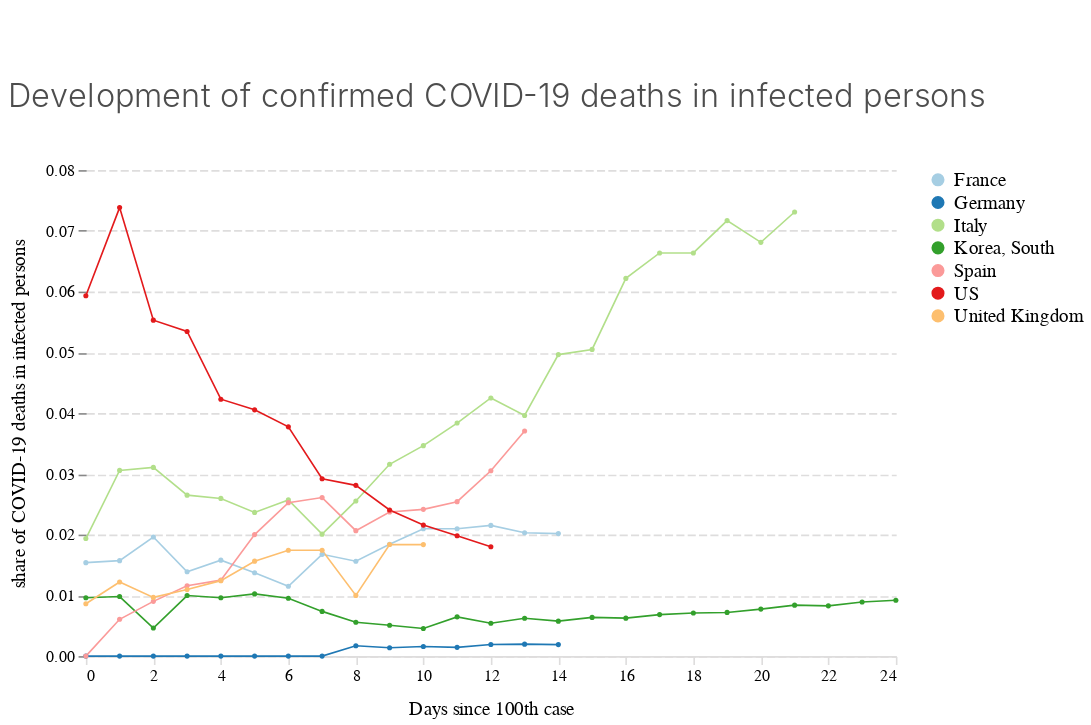

This figure's notebook cell:
### Code cell
chart_deaths_infections_100

### Figure 1 — Vega-Lite specification as saved in the notebook (floating-point values rounded to 4 significant figures)
{"$schema": "https://vega.github.io/schema/vega-lite/v3.4.0.json", "config": {"area": {"fill": "#1696d2"}, "axisX": {"domain": true, "domainColor": "#DEDDDD", "domainDashOffset": 10, "domainWidth": 1, "grid": false, "labelAngle": 0, "labelFont": "Avenir", "labelFontSize": 10, "tickColor": "#DEDDDD", "titleFont": "Avenir", "titleFontSize": 12, "titleFontWeight": 400, "titlePadding": 10}, "axisY": {"domain": false, "domainDashOffset": 10, "grid": true, "gridColor": "#DEDDDD", "gridDash": [5, 2], "gridWidth": 1, "labelAngle": 0, "labelFont": "Avenir", "labelFontSize": 10, "titleFont": "Avenir", "titleFontSize": 12, "titleFontWeight": 400, "titlePadding": 10}, "bar": {"fill": "#1696d2", "strokeWidth": 0}, "guide-title": {"color": "Monospace", "font": "Avenir", "fontSize": 15}, "header": {"titleFontSize": 12, "titleFontWeight": 400}, "legend": {"labelFont": "Avenir", "labelFontSize": 12, "symbolSize": 50, "symbolType": "circle", "title": "", "titleFont": "Avenir", "titleFontSize": 12}, "line": {"color": "#1696d2", "stroke": "#1696d2", "strokeWidth": 1}, "path": {"stroke": "#1696d2"}, "point": {"filled": true}, "range": {"category": ["#a6cee3", "#1f78b4", "#b2df8a", "#33a02c", "#fb9a99", "#e31a1c", "#fdbf6f", "#ff7f00"], "diverging": ["#cfe8f3", "#a2d4ec", "#73bfe2", "#46abdb", "#1696d2", "#12719e"]}, "text": {"align": "right", "color": "#1696d2", "font": "Avenir", "fontSize": 12, "fontWeight": 400, "size": 11}, "title": {"anchor": "start", "color": "#4d4d4d", "font": "Avenir", "fontSize": 20, "fontWeight": 300, "lineHeight": 100, "offset": 30}, "trail": {"color": "#1696d2", "stroke": "#1696d2"}, "view": {"strokeWidth": 0}}, "data": {"name": "data-0af2baea86603098702910b9c5cc58e4"}, "datasets": {"data-0af2baea86603098702910b9c5cc58e4": [{"confirmed": 130, "country": "France", "date": "2020-03-01T00:00:00", "days_since100": 0, "death_rate": 0.01538, "deaths": 2}, {"confirmed": 191, "country": "France", "date": "2020-03-02T00:00:00", "days_since100": 1, "death_rate": 0.01571, "deaths": 3}, {"confirmed": 204, "country": "France", "date": "2020-03-03T00:00:00", "days_since100": 2, "death_rate": 0.01961, "deaths": 4}, {"confirmed": 288, "country": "France", "date": "2020-03-04T00:00:00", "days_since100": 3, "death_rate": 0.01389, "deaths": 4}, {"confirmed": 380, "country": "France", "date": "2020-03-05T00:00:00", "days_since100": 4, "death_rate": 0.01579, "deaths": 6}, {"confirmed": 656, "country": "France", "date": "2020-03-06T00:00:00", "days_since100": 5, "death_rate": 0.01372, "deaths": 9}, {"confirmed": 957, "country": "France", "date": "2020-03-07T00:00:00", "days_since100": 6, "death_rate": 0.01149, "deaths": 11}, {"confirmed": 1134, "country": "France", "date": "2020-03-08T00:00:00", "days_since100": 7, "death_rate": 0.01675, "deaths": 19}, {"confirmed": 1217, "country": "France", "date": "2020-03-09T00:00:00", "days_since100": 8, "death_rate": 0.01561, "deaths": 19}, {"confirmed": 1792, "country": "France", "date": "2020-03-10T00:00:00", "days_since100": 9, "death_rate": 0.01842, "deaths": 33}, {"confirmed": 2289, "country": "France", "date": "2020-03-11T00:00:00", "days_since100": 10, "death_rate": 0.02097, "deaths": 48}, {"confirmed": 2289, "country": "France", "date": "2020-03-12T00:00:00", "days_since100": 11, "death_rate": 0.02097, "deaths": 48}, {"confirmed": 3672, "country": "France", "date": "2020-03-13T00:00:00", "days_since100": 12, "death_rate": 0.02151, "deaths": 79}, {"confirmed": 4480, "country": "France", "date": "2020-03-14T00:00:00", "days_since100": 13, "death_rate": 0.02031, "deaths": 91}, {"confirmed": 4513, "country": "France", "date": "2020-03-15T00:00:00", "days_since100": 14, "death_rate": 0.02016, "deaths": 91}, {"confirmed": 130, "country": "Germany", "date": "2020-03-01T00:00:00", "days_since100": 0, "death_rate": 0, "deaths": 0}, {"confirmed": 159, "country": "Germany", "date": "2020-03-02T00:00:00", "days_since100": 1, "death_rate": 0, "deaths": 0}, {"confirmed": 196, "country": "Germany", "date": "2020-03-03T00:00:00", "days_since100": 2, "death_rate": 0, "deaths": 0}, {"confirmed": 262, "country": "Germany", "date": "2020-03-04T00:00:00", "days_since100": 3, "death_rate": 0, "deaths": 0}, {"confirmed": 482, "country": "Germany", "date": "2020-03-05T00:00:00", "days_since100": 4, "death_rate": 0, "deaths": 0}, {"confirmed": 670, "country": "Germany", "date": "2020-03-06T00:00:00", "days_since100": 5, "death_rate": 0, "deaths": 0}, {"confirmed": 799, "country": "Germany", "date": "2020-03-07T00:00:00", "days_since100": 6, "death_rate": 0, "deaths": 0}, {"confirmed": 1040, "country": "Germany", "date": "2020-03-08T00:00:00", "days_since100": 7, "death_rate": 0, "deaths": 0}, {"confirmed": 1176, "country": "Germany", "date": "2020-03-09T00:00:00", "days_since100": 8, "death_rate": 0.001701, "deaths": 2}, {"confirmed": 1457, "country": "Germany", "date": "2020-03-10T00:00:00", "days_since100": 9, "death_rate": 0.001373, "deaths": 2}, {"confirmed": 1908, "country": "Germany", "date": "2020-03-11T00:00:00", "days_since100": 10, "death_rate": 0.001572, "deaths": 3}, {"confirmed": 2078, "country": "Germany", "date": "2020-03-12T00:00:00", "days_since100": 11, "death_rate": 0.001444, "deaths": 3}, {"confirmed": 3675, "country": "Germany", "date": "2020-03-13T00:00:00", "days_since100": 12, "death_rate": 0.001905, "deaths": 7}, {"confirmed": 4585, "country": "Germany", "date": "2020-03-14T00:00:00", "days_since100": 13, "death_rate": 0.001963, "deaths": 9}, {"confirmed": 5795, "country": "Germany", "date": "2020-03-15T00:00:00", "days_since100": 14, "death_rate": 0.001898, "deaths": 11}, {"confirmed": 155, "country": "Italy", "date": "2020-02-23T00:00:00", "days_since100": 0, "death_rate": 0.01935, "deaths": 3}, {"confirmed": 229, "country": "Italy", "date": "2020-02-24T00:00:00", "days_since100": 1, "death_rate": 0.03057, "deaths": 7}, {"confirmed": 322, "country": "Italy", "date": "2020-02-25T00:00:00", "days_since100": 2, "death_rate": 0.03106, "deaths": 10}, {"confirmed": 453, "country": "Italy", "date": "2020-02-26T00:00:00", "days_since100": 3, "death_rate": 0.02649, "deaths": 12}, {"confirmed": 655, "country": "Italy", "date": "2020-02-27T00:00:00", "days_since100": 4, "death_rate": 0.02595, "deaths": 17}, {"confirmed": 888, "country": "Italy", "date": "2020-02-28T00:00:00", "days_since100": 5, "death_rate": 0.02365, "deaths": 21}, {"confirmed": 1128, "country": "Italy", "date": "2020-02-29T00:00:00", "days_since100": 6, "death_rate": 0.02571, "deaths": 29}, {"confirmed": 1694, "country": "Italy", "date": "2020-03-01T00:00:00", "days_since100": 7, "death_rate": 0.02007, "deaths": 34}, {"confirmed": 2036, "country": "Italy", "date": "2020-03-02T00:00:00", "days_since100": 8, "death_rate": 0.02554, "deaths": 52}, {"confirmed": 2502, "country": "Italy", "date": "2020-03-03T00:00:00", "days_since100": 9, "death_rate": 0.03157, "deaths": 79}, {"confirmed": 3089, "country": "Italy", "date": "2020-03-04T00:00:00", "days_since100": 10, "death_rate": 0.03464, "deaths": 107}, {"confirmed": 3858, "country": "Italy", "date": "2020-03-05T00:00:00", "days_since100": 11, "death_rate": 0.03836, "deaths": 148}, {"confirmed": 4636, "country": "Italy", "date": "2020-03-06T00:00:00", "days_since100": 12, "death_rate": 0.04249, "deaths": 197}, {"confirmed": 5883, "country": "Italy", "date": "2020-03-07T00:00:00", "days_since100": 13, "death_rate": 0.03961, "deaths": 233}, {"confirmed": 7375, "country": "Italy", "date": "2020-03-08T00:00:00", "days_since100": 14, "death_rate": 0.04963, "deaths": 366}, {"confirmed": 9172, "country": "Italy", "date": "2020-03-09T00:00:00", "days_since100": 15, "death_rate": 0.05048, "deaths": 463}, {"confirmed": 10149, "country": "Italy", "date": "2020-03-10T00:00:00", "days_since100": 16, "death_rate": 0.06217, "deaths": 631}, {"confirmed": 12462, "country": "Italy", "date": "2020-03-11T00:00:00", "days_since100": 17, "death_rate": 0.06636, "deaths": 827}, {"confirmed": 12462, "country": "Italy", "date": "2020-03-12T00:00:00", "days_since100": 18, "death_rate": 0.06636, "deaths": 827}, {"confirmed": 17660, "country": "Italy", "date": "2020-03-13T00:00:00", "days_since100": 19, "death_rate": 0.07169, "deaths": 1266}, {"confirmed": 21157, "country": "Italy", "date": "2020-03-14T00:00:00", "days_since100": 20, "death_rate": 0.06811, "deaths": 1441}, {"confirmed": 24747, "country": "Italy", "date": "2020-03-15T00:00:00", "days_since100": 21, "death_rate": 0.0731, "deaths": 1809}, {"confirmed": 104, "country": "Korea, South", "date": "2020-02-20T00:00:00", "days_since100": 0, "death_rate": 0.009615, "deaths": 1}, {"confirmed": 204, "country": "Korea, South", "date": "2020-02-21T00:00:00", "days_since100": 1, "death_rate": 0.009804, "deaths": 2}, {"confirmed": 433, "country": "Korea, South", "date": "2020-02-22T00:00:00", "days_since100": 2, "death_rate": 0.004619, "deaths": 2}, {"confirmed": 602, "country": "Korea, South", "date": "2020-02-23T00:00:00", "days_since100": 3, "death_rate": 0.009967, "deaths": 6}, {"confirmed": 833, "country": "Korea, South", "date": "2020-02-24T00:00:00", "days_since100": 4, "death_rate": 0.009604, "deaths": 8}, {"confirmed": 977, "country": "Korea, South", "date": "2020-02-25T00:00:00", "days_since100": 5, "death_rate": 0.01024, "deaths": 10}, {"confirmed": 1261, "country": "Korea, South", "date": "2020-02-26T00:00:00", "days_since100": 6, "death_rate": 0.009516, "deaths": 12}, {"confirmed": 1766, "country": "Korea, South", "date": "2020-02-27T00:00:00", "days_since100": 7, "death_rate": 0.007361, "deaths": 13}, {"confirmed": 2337, "country": "Korea, South", "date": "2020-02-28T00:00:00", "days_since100": 8, "death_rate": 0.005563, "deaths": 13}, {"confirmed": 3150, "country": "Korea, South", "date": "2020-02-29T00:00:00", "days_since100": 9, "death_rate": 0.005079, "deaths": 16}, {"confirmed": 3736, "country": "Korea, South", "date": "2020-03-01T00:00:00", "days_since100": 10, "death_rate": 0.00455, "deaths": 17}, {"confirmed": 4335, "country": "Korea, South", "date": "2020-03-02T00:00:00", "days_since100": 11, "death_rate": 0.006459, "deaths": 28}, {"confirmed": 5186, "country": "Korea, South", "date": "2020-03-03T00:00:00", "days_since100": 12, "death_rate": 0.005399, "deaths": 28}, {"confirmed": 5621, "country": "Korea, South", "date": "2020-03-04T00:00:00", "days_since100": 13, "death_rate": 0.006227, "deaths": 35}, {"confirmed": 6088, "country": "Korea, South", "date": "2020-03-05T00:00:00", "days_since100": 14, "death_rate": 0.005749, "deaths": 35}, {"confirmed": 6593, "country": "Korea, South", "date": "2020-03-06T00:00:00", "days_since100": 15, "death_rate": 0.00637, "deaths": 42}, {"confirmed": 7041, "country": "Korea, South", "date": "2020-03-07T00:00:00", "days_since100": 16, "death_rate": 0.006249, "deaths": 44}, {"confirmed": 7314, "country": "Korea, South", "date": "2020-03-08T00:00:00", "days_since100": 17, "death_rate": 0.006836, "deaths": 50}, {"confirmed": 7478, "country": "Korea, South", "date": "2020-03-09T00:00:00", "days_since100": 18, "death_rate": 0.007087, "deaths": 53}, {"confirmed": 7513, "country": "Korea, South", "date": "2020-03-10T00:00:00", "days_since100": 19, "death_rate": 0.007188, "deaths": 54}, {"confirmed": 7755, "country": "Korea, South", "date": "2020-03-11T00:00:00", "days_since100": 20, "death_rate": 0.007737, "deaths": 60}, {"confirmed": 7869, "country": "Korea, South", "date": "2020-03-12T00:00:00", "days_since100": 21, "death_rate": 0.008387, "deaths": 66}, {"confirmed": 7979, "country": "Korea, South", "date": "2020-03-13T00:00:00", "days_since100": 22, "death_rate": 0.008272, "deaths": 66}, {"confirmed": 8086, "country": "Korea, South", "date": "2020-03-14T00:00:00", "days_since100": 23, "death_rate": 0.008904, "deaths": 72}, {"confirmed": 8162, "country": "Korea, South", "date": "2020-03-15T00:00:00", "days_since100": 24, "death_rate": 0.009189, "deaths": 75}, {"confirmed": 120, "country": "Spain", "date": "2020-03-02T00:00:00", "days_since100": 0, "death_rate": 0, "deaths": 0}, {"confirmed": 165, "country": "Spain", "date": "2020-03-03T00:00:00", "days_since100": 1, "death_rate": 0.006061, "deaths": 1}, {"confirmed": 222, "country": "Spain", "date": "2020-03-04T00:00:00", "days_since100": 2, "death_rate": 0.009009, "deaths": 2}, {"confirmed": 259, "country": "Spain", "date": "2020-03-05T00:00:00", "days_since100": 3, "death_rate": 0.01158, "deaths": 3}, {"confirmed": 400, "country": "Spain", "date": "2020-03-06T00:00:00", "days_since100": 4, "death_rate": 0.0125, "deaths": 5}, {"confirmed": 500, "country": "Spain", "date": "2020-03-07T00:00:00", "days_since100": 5, "death_rate": 0.02, "deaths": 10}, {"confirmed": 673, "country": "Spain", "date": "2020-03-08T00:00:00", "days_since100": 6, "death_rate": 0.02526, "deaths": 17}, {"confirmed": 1073, "country": "Spain", "date": "2020-03-09T00:00:00", "days_since100": 7, "death_rate": 0.0261, "deaths": 28}, {"confirmed": 1695, "country": "Spain", "date": "2020-03-10T00:00:00", "days_since100": 8, "death_rate": 0.02065, "deaths": 35}, {"confirmed": 2277, "country": "Spain", "date": "2020-03-11T00:00:00", "days_since100": 9, "death_rate": 0.02372, "deaths": 54}, {"confirmed": 2277, "country": "Spain", "date": "2020-03-12T00:00:00", "days_since100": 10, "death_rate": 0.02415, "deaths": 55}, {"confirmed": 5232, "country": "Spain", "date": "2020-03-13T00:00:00", "days_since100": 11, "death_rate": 0.02542, "deaths": 133}, {"confirmed": 6391, "country": "Spain", "date": "2020-03-14T00:00:00", "days_since100": 12, "death_rate": 0.03051, "deaths": 195}, {"confirmed": 7798, "country": "Spain", "date": "2020-03-15T00:00:00", "days_since100": 13, "death_rate": 0.03706, "deaths": 289}, {"confirmed": 118, "country": "US", "date": "2020-03-03T00:00:00", "days_since100": 0, "death_rate": 0.05932, "deaths": 7}, {"confirmed": 149, "country": "US", "date": "2020-03-04T00:00:00", "days_since100": 1, "death_rate": 0.07383, "deaths": 11}, {"confirmed": 217, "country": "US", "date": "2020-03-05T00:00:00", "days_since100": 2, "death_rate": 0.0553, "deaths": 12}, {"confirmed": 262, "country": "US", "date": "2020-03-06T00:00:00", "days_since100": 3, "death_rate": 0.05344, "deaths": 14}, {"confirmed": 402, "country": "US", "date": "2020-03-07T00:00:00", "days_since100": 4, "death_rate": 0.04229, "deaths": 17}, {"confirmed": 518, "country": "US", "date": "2020-03-08T00:00:00", "days_since100": 5, "death_rate": 0.04054, "deaths": 21}, {"confirmed": 583, "country": "US", "date": "2020-03-09T00:00:00", "days_since100": 6, "death_rate": 0.03774, "deaths": 22}, {"confirmed": 959, "country": "US", "date": "2020-03-10T00:00:00", "days_since100": 7, "death_rate": 0.0292, "deaths": 28}, {"confirmed": 1281, "country": "US", "date": "2020-03-11T00:00:00", "days_since100": 8, "death_rate": 0.0281, "deaths": 36}, {"confirmed": 1663, "country": "US", "date": "2020-03-12T00:00:00", "days_since100": 9, "death_rate": 0.02405, "deaths": 40}, {"confirmed": 2179, "country": "US", "date": "2020-03-13T00:00:00", "days_since100": 10, "death_rate": 0.02157, "deaths": 47}, {"confirmed": 2727, "country": "US", "date": "2020-03-14T00:00:00", "days_since100": 11, "death_rate": 0.0198, "deaths": 54}, {"confirmed": 3499, "country": "US", "date": "2020-03-15T00:00:00", "days_since100": 12, "death_rate": 0.01801, "deaths": 63}, {"confirmed": 116, "country": "United Kingdom", "date": "2020-03-05T00:00:00", "days_since100": 0, "death_rate": 0.008621, "deaths": 1}, {"confirmed": 164, "country": "United Kingdom", "date": "2020-03-06T00:00:00", "days_since100": 1, "death_rate": 0.0122, "deaths": 2}, {"confirmed": 207, "country": "United Kingdom", "date": "2020-03-07T00:00:00", "days_since100": 2, "death_rate": 0.009662, "deaths": 2}, {"confirmed": 274, "country": "United Kingdom", "date": "2020-03-08T00:00:00", "days_since100": 3, "death_rate": 0.01095, "deaths": 3}, {"confirmed": 322, "country": "United Kingdom", "date": "2020-03-09T00:00:00", "days_since100": 4, "death_rate": 0.01242, "deaths": 4}, {"confirmed": 384, "country": "United Kingdom", "date": "2020-03-10T00:00:00", "days_since100": 5, "death_rate": 0.01562, "deaths": 6}, {"confirmed": 459, "country": "United Kingdom", "date": "2020-03-11T00:00:00", "days_since100": 6, "death_rate": 0.01743, "deaths": 8}, {"confirmed": 459, "country": "United Kingdom", "date": "2020-03-12T00:00:00", "days_since100": 7, "death_rate": 0.01743, "deaths": 8}, {"confirmed": 801, "country": "United Kingdom", "date": "2020-03-13T00:00:00", "days_since100": 8, "death_rate": 0.009988, "deaths": 8}, {"confirmed": 1143, "country": "United Kingdom", "date": "2020-03-14T00:00:00", "days_since100": 9, "death_rate": 0.01837, "deaths": 21}, {"confirmed": 1144, "country": "United Kingdom", "date": "2020-03-15T00:00:00", "days_since100": 10, "death_rate": 0.01836, "deaths": 21}]}, "encoding": {"color": {"field": "country", "type": "nominal"}, "x": {"field": "days_since100", "title": "Days since 100th case", "type": "quantitative"}, "y": {"field": "death_rate", "title": "share of COVID-19 deaths in infected persons", "type": "quantitative"}}, "height": 300, "mark": {"point": {"shape": "circle", "size": 10}, "type": "line"}, "padding": {"bottom": 5, "left": 5, "right": 5, "top": 50}, "title": "Development of confirmed COVID-19 deaths in infected persons", "width": 500}
